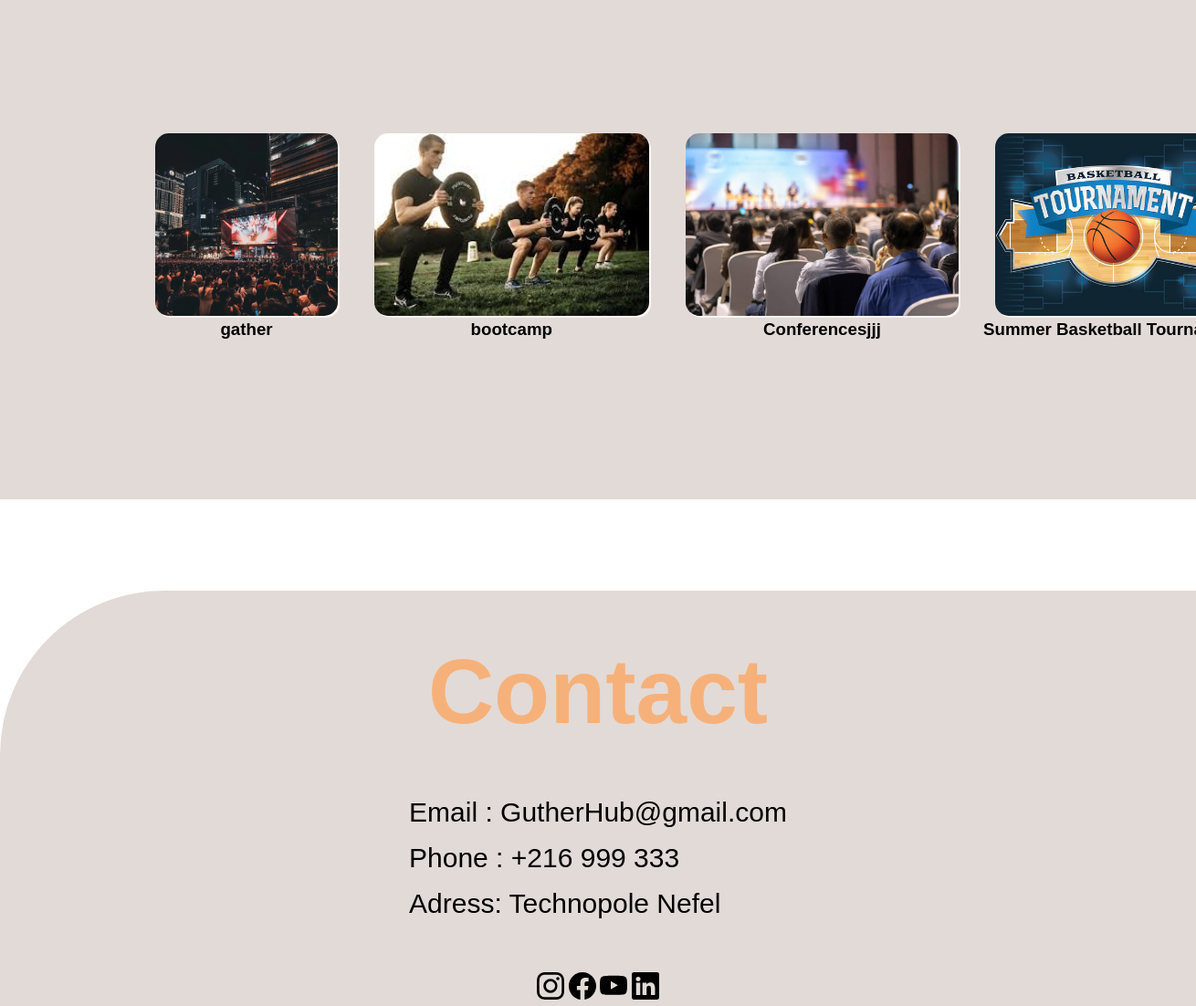
The app's page / (lower part), older data.
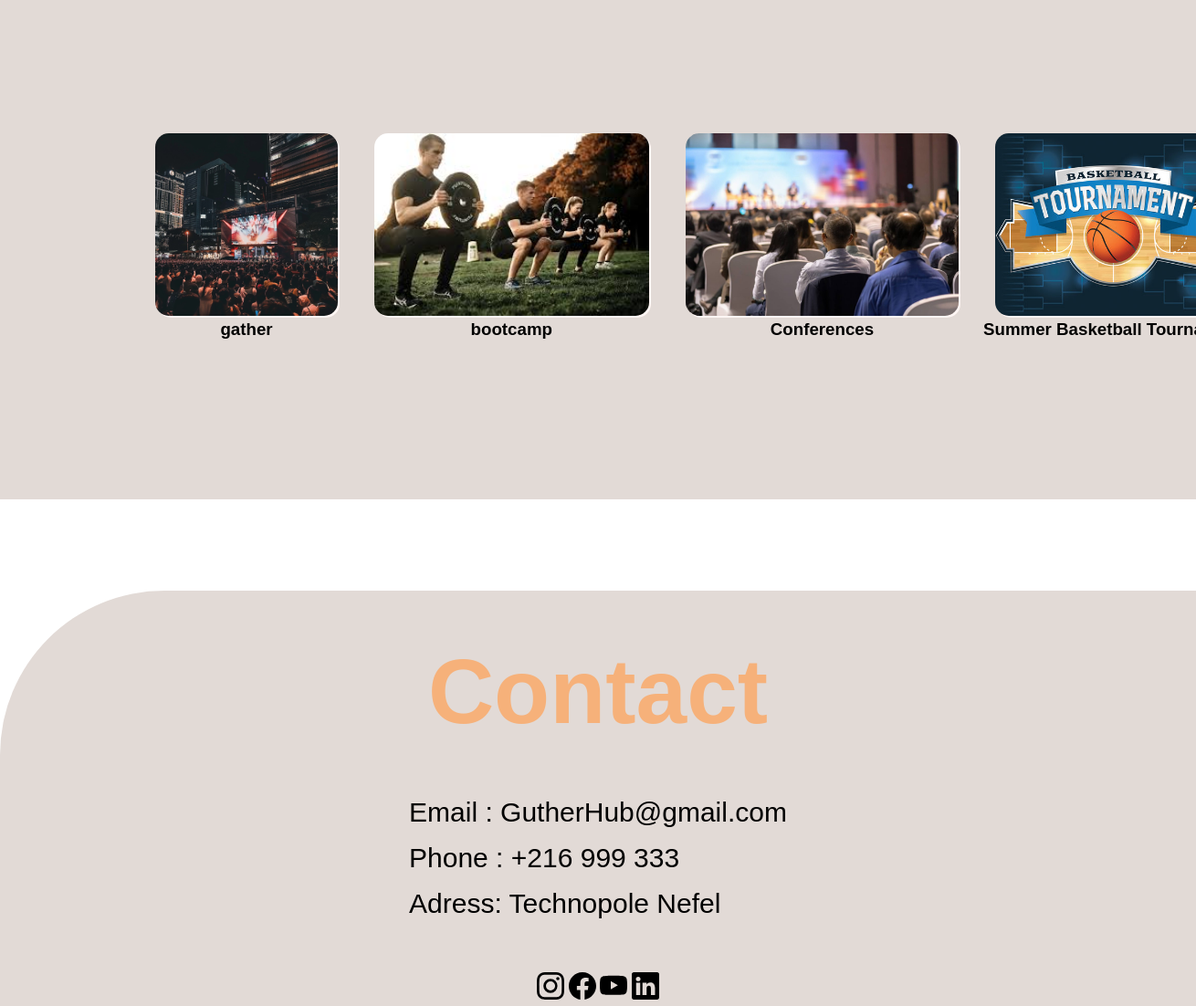
The same page, newer data.
### app_1/models.py (models this page shows)
class Event(models.Model):
    title=models.CharField(max_length=200)
    location=models.CharField(max_length=200)
    start_date=models.DateField()
    end_date=models.DateField()
    description=models.TextField()
    image=models.ImageField(upload_to='event_images/')
    category=models.CharField(max_length=200)
    status=models.SmallIntegerField(choices=STATUS_CHOICES,default=0)
    total_number=models.IntegerField(validators=[MinValueValidator(1)])
    created_at=models.DateTimeField(auto_now_add=True)
    updated_at=models.DateTimeField(auto_now=True)
    user=models.ForeignKey(User,related_name="owned_events",on_delete=models.CASCADE)
    members=models.ManyToManyField(User,related_name="joined_events",blank=True)
    favorites=models.ManyToManyField(User,related_name="favorited_events",blank=True)

### app_1/views.py (the view)
# urls.py: path("",views.landing),
def landing(request):
    events=Event.objects.all()
    context={
        "events":events
    }
    return render(request,"landing.html",context)

### app_1/templates/landing.html (shortened to what this page needs)
<!DOCTYPE html>
<html lang="en">
<head>
    {% load static %}
    <link rel="stylesheet" href="{% static 'css/landingg.css' %}">
</head>
<body>
<div class="container">
</body>
</html>
<div class="carousel" id="carousel">
    <div class="carousel-track">
        {% for event in events  %}
        <div>
            <img  src="{% static 'images/'%}{{event.image}}" alt="{{event.image}}">
            <h3>{{event.title}}</h3>
        </div>
        {% endfor %}
    </div>
</div>
<div class="contact" id="contact">
    <h1>Contact </h1>
    <ul>
        <li>Email : GutherHub@gmail.com</li>
        <li>Phone : +216 999 333</li>
        <li>Adress: Technopole Nefel</li>
    </ul>
    <div class="social">
    </div>
</div>

Row changes from the older to the newer data that the page shows:
changed Event: title "Conferencesjjj" → "Conferences"
